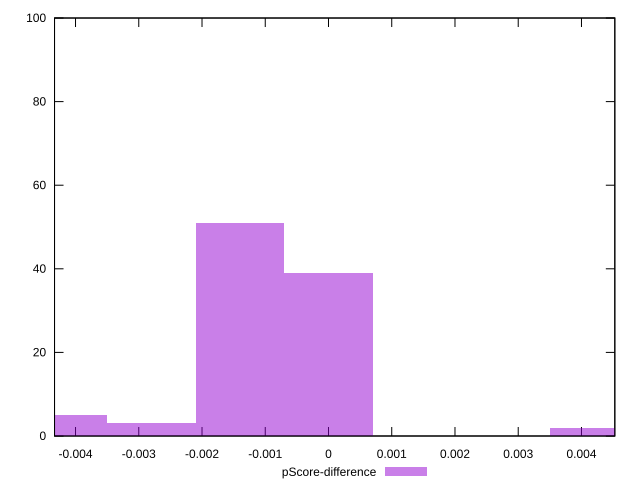

The gnuplot source for this figure:
reset

$pScoreDifference <<EOF
0 39
-0.0014018520101178788 51
-0.0028037040202357577 3
-0.004205556030353636 5
0.004205556030353636 2
EOF

set key outside below
set boxwidth 0.0014018520101178788
set xrange [-0.004331888147276253:0.004527390979781387]
set yrange [0:100]
set trange [0:100]
set style fill transparent solid 0.5 noborder
set terminal svg size 640, 490 enhanced background rgb 'white'
set output "reports/report_00027_2021-02-24T12-40-31.850Z/cumulative-layout-shift/samples/music/pScore-difference/histogram.svg"

plot $pScoreDifference title "pScore-difference" with boxes

reset
